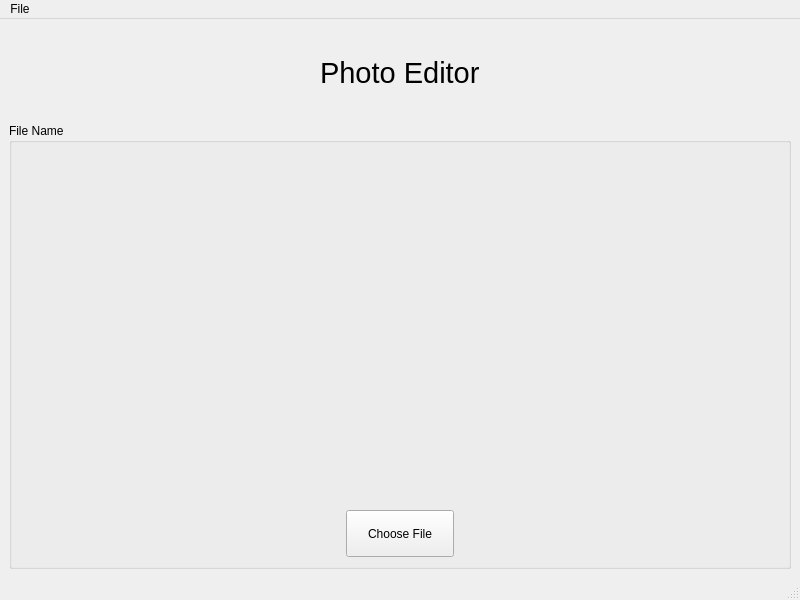
<?xml version="1.0" encoding="UTF-8"?>
<ui version="4.0">
 <class>MainWindow</class>
 <widget class="QMainWindow" name="MainWindow">
  <property name="geometry">
   <rect>
    <x>0</x>
    <y>0</y>
    <width>800</width>
    <height>600</height>
   </rect>
  </property>
  <property name="maximumSize">
   <size>
    <width>16777215</width>
    <height>16777215</height>
   </size>
  </property>
  <property name="windowTitle">
   <string>MainWindow</string>
  </property>
  <widget class="QWidget" name="centralwidget">
   <layout class="QVBoxLayout" name="verticalLayout_2" stretch="1,5">
    <item>
     <layout class="QVBoxLayout" name="verticalLayout">
      <item alignment="Qt::AlignmentFlag::AlignHCenter">
       <widget class="QLabel" name="label">
        <property name="sizePolicy">
         <sizepolicy hsizetype="Expanding" vsizetype="Expanding">
          <horstretch>0</horstretch>
          <verstretch>0</verstretch>
         </sizepolicy>
        </property>
        <property name="font">
         <font>
          <pointsize>22</pointsize>
         </font>
        </property>
        <property name="text">
         <string>Photo Editor</string>
        </property>
       </widget>
      </item>
     </layout>
    </item>
    <item>
     <layout class="QVBoxLayout" name="verticalLayout_3">
      <item>
       <widget class="QGroupBox" name="groupBox">
        <property name="sizePolicy">
         <sizepolicy hsizetype="Expanding" vsizetype="Expanding">
          <horstretch>0</horstretch>
          <verstretch>0</verstretch>
         </sizepolicy>
        </property>
        <property name="title">
         <string>File Name</string>
        </property>
        <layout class="QVBoxLayout" name="verticalLayout_5">
         <item>
          <layout class="QVBoxLayout" name="MainFrame" stretch="0,0">
           <property name="sizeConstraint">
            <enum>QLayout::SizeConstraint::SetFixedSize</enum>
           </property>
           <item>
            <widget class="OpenGLWidget" name="openGLWidget" native="true"/>
           </item>
           <item alignment="Qt::AlignmentFlag::AlignHCenter">
            <widget class="QPushButton" name="ChooseFileBtn">
             <property name="enabled">
              <bool>true</bool>
             </property>
             <property name="sizePolicy">
              <sizepolicy hsizetype="Fixed" vsizetype="Fixed">
               <horstretch>0</horstretch>
               <verstretch>0</verstretch>
              </sizepolicy>
             </property>
             <property name="maximumSize">
              <size>
               <width>278</width>
               <height>47</height>
              </size>
             </property>
             <property name="styleSheet">
              <string notr="true">QPushButton {
	width: 100px;
	height: 40px;
}</string>
             </property>
             <property name="text">
              <string>Choose File</string>
             </property>
             <property name="checkable">
              <bool>false</bool>
             </property>
             <property name="autoDefault">
              <bool>false</bool>
             </property>
            </widget>
           </item>
          </layout>
         </item>
        </layout>
       </widget>
      </item>
     </layout>
    </item>
   </layout>
  </widget>
  <widget class="QMenuBar" name="menubar">
   <property name="geometry">
    <rect>
     <x>0</x>
     <y>0</y>
     <width>800</width>
     <height>25</height>
    </rect>
   </property>
   <widget class="QMenu" name="menuOpen">
    <property name="title">
     <string>File</string>
    </property>
    <addaction name="actionOpen"/>
    <addaction name="actionExit"/>
   </widget>
   <addaction name="menuOpen"/>
  </widget>
  <widget class="QStatusBar" name="statusbar"/>
  <action name="actionOpen">
   <property name="icon">
    <iconset theme="QIcon::ThemeIcon::DocumentOpen"/>
   </property>
   <property name="text">
    <string>Open</string>
   </property>
  </action>
  <action name="actionExit">
   <property name="icon">
    <iconset theme="QIcon::ThemeIcon::ApplicationExit"/>
   </property>
   <property name="text">
    <string>Exit</string>
   </property>
  </action>
 </widget>
 <customwidgets>
  <customwidget>
   <class>OpenGLWidget</class>
   <extends>QWidget</extends>
   <header location="global">openglwidget.h</header>
   <container>1</container>
  </customwidget>
 </customwidgets>
 <resources/>
 <connections/>
</ui>
